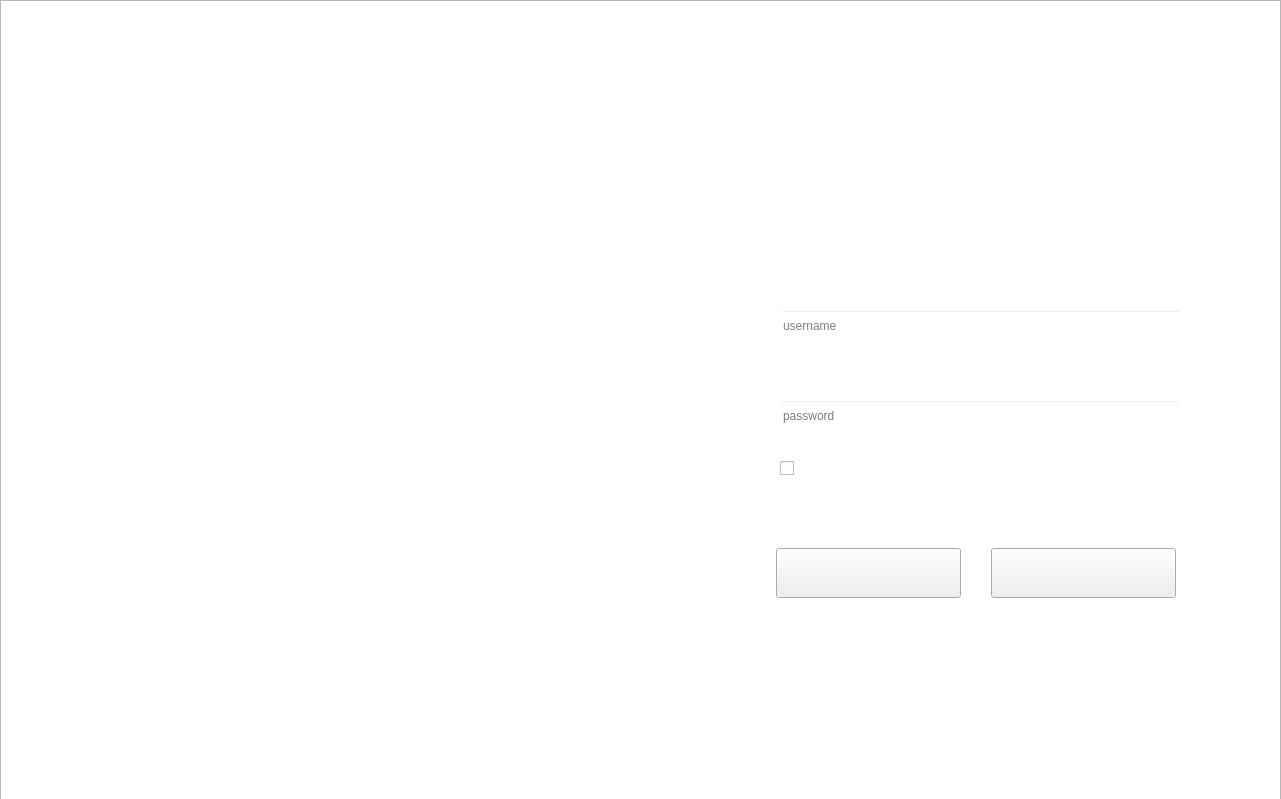
<?xml version="1.0" encoding="UTF-8"?>
<ui version="4.0">
 <class>siginin</class>
 <widget class="QMainWindow" name="siginin">
  <property name="geometry">
   <rect>
    <x>0</x>
    <y>0</y>
    <width>1281</width>
    <height>799</height>
   </rect>
  </property>
  <property name="windowTitle">
   <string>MainWindow</string>
  </property>
  <property name="styleSheet">
   <string notr="true"># background-image: url(:/signin/image/signin/background.png);</string>
  </property>
  <widget class="QWidget" name="centralwidget">
   <widget class="QGraphicsView" name="graphicsView">
    <property name="geometry">
     <rect>
      <x>880</x>
      <y>174</y>
      <width>198</width>
      <height>50</height>
     </rect>
    </property>
    <property name="styleSheet">
     <string notr="true">background-image: url(:/signin/image/signin/Logo.png);</string>
    </property>
    <property name="frameShape">
     <enum>QFrame::NoFrame</enum>
    </property>
    <property name="lineWidth">
     <number>0</number>
    </property>
   </widget>
   <widget class="QGraphicsView" name="graphicsView_2">
    <property name="geometry">
     <rect>
      <x>832</x>
      <y>224</y>
      <width>294</width>
      <height>25</height>
     </rect>
    </property>
    <property name="styleSheet">
     <string notr="true">background-image: url(:/signin/image/signin/welcom.png);</string>
    </property>
    <property name="frameShape">
     <enum>QFrame::NoFrame</enum>
    </property>
   </widget>
   <widget class="QLabel" name="label">
    <property name="geometry">
     <rect>
      <x>780</x>
      <y>281</y>
      <width>64</width>
      <height>21</height>
     </rect>
    </property>
    <property name="styleSheet">
     <string notr="true">border-image: url(:/signin/image/signin/Username.png);</string>
    </property>
    <property name="text">
     <string/>
    </property>
   </widget>
   <widget class="QLabel" name="label_2">
    <property name="geometry">
     <rect>
      <x>780</x>
      <y>370</y>
      <width>64</width>
      <height>21</height>
     </rect>
    </property>
    <property name="styleSheet">
     <string notr="true">border-image: url(:/signin/image/signin/Password.png);</string>
    </property>
    <property name="text">
     <string/>
    </property>
   </widget>
   <widget class="QCheckBox" name="checkBox">
    <property name="geometry">
     <rect>
      <x>780</x>
      <y>460</y>
      <width>81</width>
      <height>16</height>
     </rect>
    </property>
    <property name="text">
     <string/>
    </property>
   </widget>
   <widget class="QLabel" name="label_3">
    <property name="geometry">
     <rect>
      <x>800</x>
      <y>460</y>
      <width>111</width>
      <height>21</height>
     </rect>
    </property>
    <property name="styleSheet">
     <string notr="true">border-image: url(:/signin/image/signin/Remember me.png);</string>
    </property>
    <property name="text">
     <string/>
    </property>
   </widget>
   <widget class="QPushButton" name="login">
    <property name="geometry">
     <rect>
      <x>776</x>
      <y>548</y>
      <width>185</width>
      <height>50</height>
     </rect>
    </property>
    <property name="styleSheet">
     <string notr="true">background-image: url(:/signin/image/signin/btn_login.png);</string>
    </property>
    <property name="text">
     <string/>
    </property>
   </widget>
   <widget class="QPushButton" name="signup">
    <property name="geometry">
     <rect>
      <x>991</x>
      <y>548</y>
      <width>185</width>
      <height>50</height>
     </rect>
    </property>
    <property name="styleSheet">
     <string notr="true">background-image: url(:/signin/image/signin/btn_signup.png);</string>
    </property>
    <property name="text">
     <string/>
    </property>
   </widget>
   <widget class="QGraphicsView" name="graphicsView_3">
    <property name="geometry">
     <rect>
      <x>0</x>
      <y>0</y>
      <width>1281</width>
      <height>801</height>
     </rect>
    </property>
    <property name="styleSheet">
     <string notr="true">background-image: url(:/signin/image/signin/background.png);
border-color: rgb(157, 157, 157);</string>
    </property>
   </widget>
   <widget class="QLineEdit" name="username">
    <property name="geometry">
     <rect>
      <x>780</x>
      <y>310</y>
      <width>401</width>
      <height>31</height>
     </rect>
    </property>
    <property name="styleSheet">
     <string notr="true">background-color: rgba(255, 255, 255, 0);
border-bottom-color: rgb(255, 255, 255);
selection-color: rgb(255, 255, 255);</string>
    </property>
    <property name="frame">
     <bool>true</bool>
    </property>
    <property name="placeholderText">
     <string>username</string>
    </property>
   </widget>
   <widget class="QLineEdit" name="password">
    <property name="geometry">
     <rect>
      <x>780</x>
      <y>400</y>
      <width>401</width>
      <height>31</height>
     </rect>
    </property>
    <property name="styleSheet">
     <string notr="true">background-color: rgba(255, 255, 255, 0);</string>
    </property>
    <property name="text">
     <string notr="true"/>
    </property>
    <property name="frame">
     <bool>true</bool>
    </property>
    <property name="echoMode">
     <enum>QLineEdit::Password</enum>
    </property>
    <property name="placeholderText">
     <string notr="true">password</string>
    </property>
   </widget>
   <zorder>graphicsView_3</zorder>
   <zorder>graphicsView</zorder>
   <zorder>graphicsView_2</zorder>
   <zorder>label</zorder>
   <zorder>label_2</zorder>
   <zorder>checkBox</zorder>
   <zorder>label_3</zorder>
   <zorder>login</zorder>
   <zorder>signup</zorder>
   <zorder>username</zorder>
   <zorder>password</zorder>
  </widget>
 </widget>
 <resources>
  <include location="resource.qrc"/>
 </resources>
 <connections/>
 <slots>
  <slot>slot1()</slot>
 </slots>
</ui>
